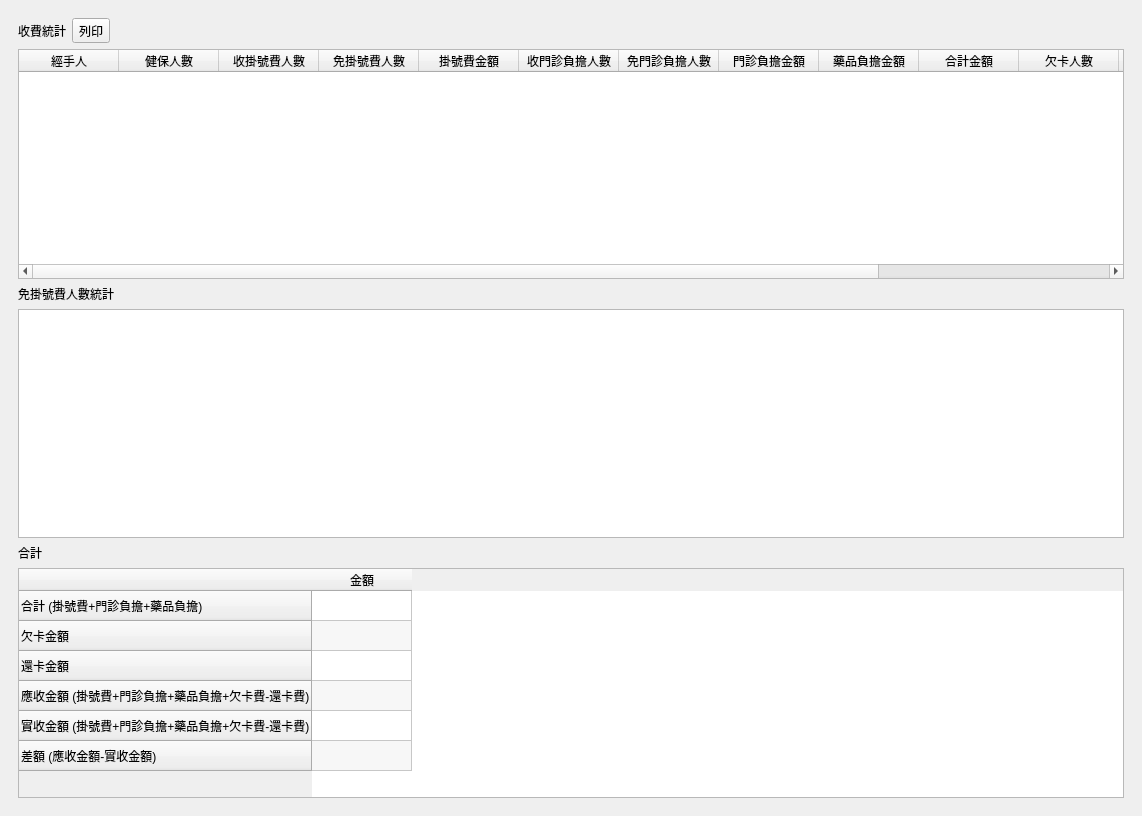
<?xml version="1.0" encoding="UTF-8"?>
<ui version="4.0">
 <class>MainWindow_incom_list</class>
 <widget class="QMainWindow" name="MainWindow_incom_list">
  <property name="geometry">
   <rect>
    <x>0</x>
    <y>0</y>
    <width>1142</width>
    <height>816</height>
   </rect>
  </property>
  <property name="windowTitle">
   <string>MainWindow</string>
  </property>
  <widget class="QWidget" name="centralwidget">
   <layout class="QVBoxLayout" name="verticalLayout_3">
    <item>
     <layout class="QVBoxLayout" name="verticalLayout">
      <property name="leftMargin">
       <number>9</number>
      </property>
      <property name="topMargin">
       <number>9</number>
      </property>
      <property name="rightMargin">
       <number>9</number>
      </property>
      <property name="bottomMargin">
       <number>9</number>
      </property>
      <item>
       <layout class="QHBoxLayout" name="horizontalLayout">
        <item>
         <widget class="QLabel" name="label_2">
          <property name="text">
           <string>收費統計</string>
          </property>
         </widget>
        </item>
        <item>
         <widget class="QToolButton" name="toolButton_print">
          <property name="text">
           <string>列印</string>
          </property>
          <property name="icon">
           <iconset>
            <normaloff>../icons/printer.png</normaloff>../icons/printer.png</iconset>
          </property>
          <property name="toolButtonStyle">
           <enum>Qt::ToolButtonTextBesideIcon</enum>
          </property>
         </widget>
        </item>
        <item>
         <spacer name="horizontalSpacer">
          <property name="orientation">
           <enum>Qt::Horizontal</enum>
          </property>
          <property name="sizeHint" stdset="0">
           <size>
            <width>40</width>
            <height>20</height>
           </size>
          </property>
         </spacer>
        </item>
       </layout>
      </item>
      <item>
       <widget class="QTableWidget" name="tableWidget_income">
        <property name="editTriggers">
         <set>QAbstractItemView::NoEditTriggers</set>
        </property>
        <property name="alternatingRowColors">
         <bool>true</bool>
        </property>
        <property name="selectionMode">
         <enum>QAbstractItemView::SingleSelection</enum>
        </property>
        <property name="selectionBehavior">
         <enum>QAbstractItemView::SelectRows</enum>
        </property>
        <column>
         <property name="text">
          <string>經手人</string>
         </property>
        </column>
        <column>
         <property name="text">
          <string>健保人數</string>
         </property>
        </column>
        <column>
         <property name="text">
          <string>收掛號費人數</string>
         </property>
        </column>
        <column>
         <property name="text">
          <string>免掛號費人數</string>
         </property>
        </column>
        <column>
         <property name="text">
          <string>掛號費金額</string>
         </property>
        </column>
        <column>
         <property name="text">
          <string>收門診負擔人數</string>
         </property>
        </column>
        <column>
         <property name="text">
          <string>免門診負擔人數</string>
         </property>
        </column>
        <column>
         <property name="text">
          <string>門診負擔金額</string>
         </property>
        </column>
        <column>
         <property name="text">
          <string>藥品負擔金額</string>
         </property>
        </column>
        <column>
         <property name="text">
          <string>合計金額</string>
         </property>
        </column>
        <column>
         <property name="text">
          <string>欠卡人數</string>
         </property>
        </column>
        <column>
         <property name="text">
          <string>欠卡金額</string>
         </property>
        </column>
        <column>
         <property name="text">
          <string>還卡人數</string>
         </property>
        </column>
        <column>
         <property name="text">
          <string>還卡金額</string>
         </property>
        </column>
       </widget>
      </item>
      <item>
       <widget class="QLabel" name="label">
        <property name="text">
         <string>免掛號費人數統計</string>
        </property>
       </widget>
      </item>
      <item>
       <widget class="QTableWidget" name="tableWidget_free_count">
        <property name="editTriggers">
         <set>QAbstractItemView::NoEditTriggers</set>
        </property>
        <property name="alternatingRowColors">
         <bool>true</bool>
        </property>
        <property name="selectionMode">
         <enum>QAbstractItemView::SingleSelection</enum>
        </property>
        <property name="selectionBehavior">
         <enum>QAbstractItemView::SelectRows</enum>
        </property>
        <attribute name="horizontalHeaderVisible">
         <bool>false</bool>
        </attribute>
        <attribute name="verticalHeaderVisible">
         <bool>false</bool>
        </attribute>
       </widget>
      </item>
      <item>
       <widget class="QLabel" name="label_3">
        <property name="text">
         <string>合計</string>
        </property>
       </widget>
      </item>
      <item>
       <widget class="QTableWidget" name="tableWidget_summary">
        <property name="editTriggers">
         <set>QAbstractItemView::NoEditTriggers</set>
        </property>
        <property name="alternatingRowColors">
         <bool>true</bool>
        </property>
        <property name="selectionMode">
         <enum>QAbstractItemView::SingleSelection</enum>
        </property>
        <property name="selectionBehavior">
         <enum>QAbstractItemView::SelectRows</enum>
        </property>
        <row>
         <property name="text">
          <string>合計 (掛號費+門診負擔+藥品負擔)</string>
         </property>
        </row>
        <row>
         <property name="text">
          <string>欠卡金額</string>
         </property>
        </row>
        <row>
         <property name="text">
          <string>還卡金額</string>
         </property>
        </row>
        <row>
         <property name="text">
          <string>應收金額 (掛號費+門診負擔+藥品負擔+欠卡費-還卡費)</string>
         </property>
        </row>
        <row>
         <property name="text">
          <string>實收金額 (掛號費+門診負擔+藥品負擔+欠卡費-還卡費)</string>
         </property>
        </row>
        <row>
         <property name="text">
          <string>差額 (應收金額-實收金額)</string>
         </property>
        </row>
        <column>
         <property name="text">
          <string>金額</string>
         </property>
        </column>
       </widget>
      </item>
     </layout>
    </item>
   </layout>
  </widget>
 </widget>
 <resources/>
 <connections/>
</ui>
